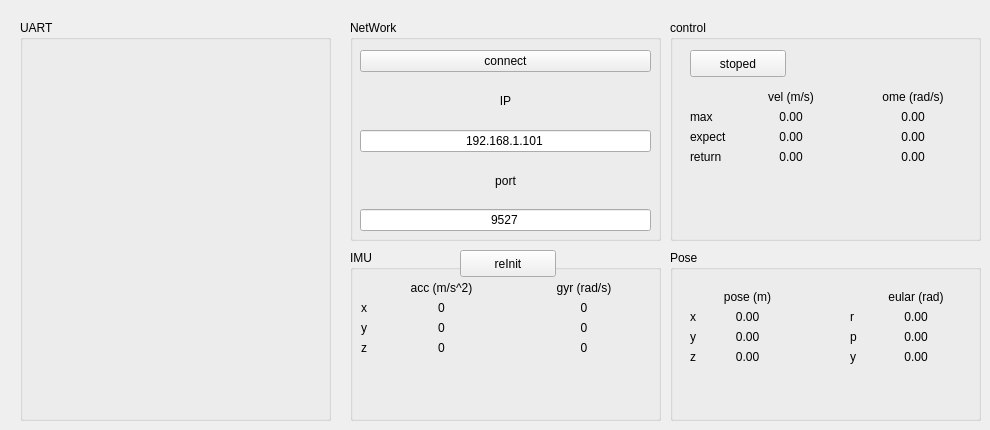
    <widget class="QWidget" name="tab_1">
     <attribute name="title">
      <string>设置</string>
     </attribute>
     <widget class="QGroupBox" name="gBx_imu">
      <property name="geometry">
       <rect>
        <x>350</x>
        <y>250</y>
        <width>311</width>
        <height>171</height>
       </rect>
      </property>
      <property name="title">
       <string>IMU</string>
      </property>
      <widget class="QWidget" name="form_3">
       <property name="geometry">
        <rect>
         <x>11</x>
         <y>31</y>
         <width>291</width>
         <height>134</height>
        </rect>
       </property>
       <layout class="QFormLayout" name="formLayout_3">
        <item row="2" column="0">
         <widget class="QLabel" name="lbl_9">
          <property name="text">
           <string>x</string>
          </property>
         </widget>
        </item>
        <item row="3" column="0">
         <widget class="QLabel" name="lbl_10">
          <property name="text">
           <string>y</string>
          </property>
         </widget>
        </item>
        <item row="4" column="0">
         <widget class="QLabel" name="lbl_11">
          <property name="text">
           <string>z</string>
          </property>
         </widget>
        </item>
        <item row="1" column="1">
         <layout class="QHBoxLayout" name="horizontalLayout_7">
          <item>
           <widget class="QLabel" name="lbl_acc">
            <property name="layoutDirection">
             <enum>Qt::RightToLeft</enum>
            </property>
            <property name="text">
             <string>acc (m/s^2)</string>
            </property>
            <property name="alignment">
             <set>Qt::AlignCenter</set>
            </property>
           </widget>
          </item>
          <item>
           <widget class="QLabel" name="lbl_gyr">
            <property name="styleSheet">
             <string notr="true"/>
            </property>
            <property name="text">
             <string>gyr (rad/s)</string>
            </property>
            <property name="alignment">
             <set>Qt::AlignCenter</set>
            </property>
           </widget>
          </item>
         </layout>
        </item>
        <item row="2" column="1">
         <layout class="QHBoxLayout" name="horizontalLayout_8">
          <item>
           <widget class="QLabel" name="lbl_acc_x">
            <property name="styleSheet">
             <string notr="true">rgb:(255, 0, 0);</string>
            </property>
            <property name="text">
             <string>0</string>
            </property>
            <property name="alignment">
             <set>Qt::AlignCenter</set>
            </property>
           </widget>
          </item>
          <item>
           <widget class="QLabel" name="lbl_gyr_x">
            <property name="styleSheet">
             <string notr="true">rgb:(255, 0, 0);</string>
            </property>
            <property name="text">
             <string>0</string>
            </property>
            <property name="alignment">
             <set>Qt::AlignCenter</set>
            </property>
           </widget>
          </item>
         </layout>
        </item>
        <item row="3" column="1">
         <layout class="QHBoxLayout" name="horizontalLayout_9">
          <item>
           <widget class="QLabel" name="lbl_acc_y">
            <property name="styleSheet">
             <string notr="true">rgb:(255, 0, 0);</string>
            </property>
            <property name="text">
             <string>0</string>
            </property>
            <property name="alignment">
             <set>Qt::AlignCenter</set>
            </property>
           </widget>
          </item>
          <item>
           <widget class="QLabel" name="lbl_gyr_y">
            <property name="styleSheet">
             <string notr="true">rgb:(255, 0, 0);</string>
            </property>
            <property name="text">
             <string>0</string>
            </property>
            <property name="alignment">
             <set>Qt::AlignCenter</set>
            </property>
           </widget>
          </item>
         </layout>
        </item>
        <item row="4" column="1">
         <layout class="QHBoxLayout" name="horizontalLayout_10">
          <item>
           <widget class="QLabel" name="lbl_acc_z">
            <property name="styleSheet">
             <string notr="true">rgb:(255, 0, 0);</string>
            </property>
            <property name="text">
             <string>0</string>
            </property>
            <property name="alignment">
             <set>Qt::AlignCenter</set>
            </property>
           </widget>
          </item>
          <item>
           <widget class="QLabel" name="lbl_gyr_z">
            <property name="styleSheet">
             <string notr="true">rgb:(255, 0, 0);</string>
            </property>
            <property name="text">
             <string>0</string>
            </property>
            <property name="alignment">
             <set>Qt::AlignCenter</set>
            </property>
           </widget>
          </item>
         </layout>
        </item>
       </layout>
      </widget>
      <widget class="QPushButton" name="pBtn_key_Init_IMU">
       <property name="geometry">
        <rect>
         <x>110</x>
         <y>0</y>
         <width>96</width>
         <height>27</height>
        </rect>
       </property>
       <property name="text">
        <string>reInit</string>
       </property>
       <property name="checkable">
        <bool>true</bool>
       </property>
      </widget>
     </widget>
     <widget class="QGroupBox" name="gBx_control">
      <property name="geometry">
       <rect>
        <x>670</x>
        <y>20</y>
        <width>311</width>
        <height>221</height>
       </rect>
      </property>
      <property name="title">
       <string>control</string>
      </property>
      <widget class="QPushButton" name="pBtn_key_control_open">
       <property name="geometry">
        <rect>
         <x>20</x>
         <y>30</y>
         <width>96</width>
         <height>27</height>
        </rect>
       </property>
       <property name="text">
        <string>stoped</string>
       </property>
       <property name="checkable">
        <bool>true</bool>
       </property>
      </widget>
      <widget class="QWidget" name="form">
       <property name="geometry">
        <rect>
         <x>20</x>
         <y>70</y>
         <width>281</width>
         <height>134</height>
        </rect>
       </property>
       <layout class="QFormLayout" name="formLayout">
        <item row="2" column="0">
         <widget class="QLabel" name="lbl_1">
          <property name="text">
           <string>max</string>
          </property>
         </widget>
        </item>
        <item row="3" column="0">
         <widget class="QLabel" name="lbl_2">
          <property name="text">
           <string>expect</string>
          </property>
         </widget>
        </item>
        <item row="4" column="0">
         <widget class="QLabel" name="lbl_3">
          <property name="text">
           <string>return</string>
          </property>
         </widget>
        </item>
        <item row="1" column="1">
         <layout class="QHBoxLayout" name="horizontalLayout_3">
          <item>
           <widget class="QLabel" name="lbl_velocity">
            <property name="styleSheet">
             <string notr="true"/>
            </property>
            <property name="text">
             <string>vel (m/s)</string>
            </property>
            <property name="alignment">
             <set>Qt::AlignCenter</set>
            </property>
           </widget>
          </item>
          <item>
           <widget class="QLabel" name="lbl_omega">
            <property name="layoutDirection">
             <enum>Qt::RightToLeft</enum>
            </property>
            <property name="text">
             <string>ome (rad/s)</string>
            </property>
            <property name="alignment">
             <set>Qt::AlignCenter</set>
            </property>
           </widget>
          </item>
         </layout>
        </item>
        <item row="2" column="1">
         <layout class="QHBoxLayout" name="horizontalLayout_4">
          <item>
           <widget class="QLabel" name="lbl_vel_max">
            <property name="styleSheet">
             <string notr="true">rgb:(255, 0, 0);</string>
            </property>
            <property name="text">
             <string>0.00</string>
            </property>
            <property name="alignment">
             <set>Qt::AlignCenter</set>
            </property>
           </widget>
          </item>
          <item>
           <widget class="QLabel" name="lbl_ome_max">
            <property name="styleSheet">
             <string notr="true">rgb:(255, 0, 0);</string>
            </property>
            <property name="text">
             <string>0.00</string>
            </property>
            <property name="alignment">
             <set>Qt::AlignCenter</set>
            </property>
           </widget>
          </item>
         </layout>
        </item>
        <item row="3" column="1">
         <layout class="QHBoxLayout" name="horizontalLayout_5">
          <item>
           <widget class="QLabel" name="lbl_vel_exp">
            <property name="styleSheet">
             <string notr="true">rgb:(255, 0, 0);</string>
            </property>
            <property name="text">
             <string>0.00</string>
            </property>
            <property name="alignment">
             <set>Qt::AlignCenter</set>
            </property>
           </widget>
          </item>
          <item>
           <widget class="QLabel" name="lbl_ome_exp">
            <property name="styleSheet">
             <string notr="true">rgb:(255, 0, 0);</string>
            </property>
            <property name="text">
             <string>0.00</string>
            </property>
            <property name="alignment">
             <set>Qt::AlignCenter</set>
            </property>
           </widget>
          </item>
         </layout>
        </item>
        <item row="4" column="1">
         <layout class="QHBoxLayout" name="horizontalLayout_6">
          <item>
           <widget class="QLabel" name="lbl_vel_ret">
            <property name="styleSheet">
             <string notr="true">rgb:(255, 0, 0);</string>
            </property>
            <property name="text">
             <string>0.00</string>
            </property>
            <property name="alignment">
             <set>Qt::AlignCenter</set>
            </property>
           </widget>
          </item>
          <item>
           <widget class="QLabel" name="lbl_ome_ret">
            <property name="styleSheet">
             <string notr="true">rgb:(255, 0, 0);</string>
            </property>
            <property name="text">
             <string>0.00</string>
            </property>
            <property name="alignment">
             <set>Qt::AlignCenter</set>
            </property>
           </widget>
          </item>
         </layout>
        </item>
       </layout>
      </widget>
     </widget>
     <widget class="QGroupBox" name="gBx_Pose">
      <property name="geometry">
       <rect>
        <x>670</x>
        <y>250</y>
        <width>311</width>
        <height>171</height>
       </rect>
      </property>
      <property name="title">
       <string>Pose</string>
      </property>
      <widget class="QWidget" name="form_5">
       <property name="geometry">
        <rect>
         <x>180</x>
         <y>40</y>
         <width>119</width>
         <height>126</height>
        </rect>
       </property>
       <layout class="QFormLayout" name="formLayout_5">
        <item row="2" column="0">
         <widget class="QLabel" name="lbl_15">
          <property name="text">
           <string>r</string>
          </property>
         </widget>
        </item>
        <item row="2" column="1">
         <widget class="QLabel" name="lbl_pose_r">
          <property name="styleSheet">
           <string notr="true">rgb:(255, 0, 0);</string>
          </property>
          <property name="text">
           <string>0.00</string>
          </property>
          <property name="alignment">
           <set>Qt::AlignCenter</set>
          </property>
         </widget>
        </item>
        <item row="3" column="0">
         <widget class="QLabel" name="lbl_16">
          <property name="text">
           <string>p</string>
          </property>
         </widget>
        </item>
        <item row="3" column="1">
         <widget class="QLabel" name="lbl_pose_p">
          <property name="styleSheet">
           <string notr="true">rgb:(255, 0, 0);</string>
          </property>
          <property name="text">
           <string>0.00</string>
          </property>
          <property name="alignment">
           <set>Qt::AlignCenter</set>
          </property>
         </widget>
        </item>
        <item row="4" column="0">
         <widget class="QLabel" name="lbl_17">
          <property name="text">
           <string>y</string>
          </property>
         </widget>
        </item>
        <item row="4" column="1">
         <widget class="QLabel" name="lbl_pose_h">
          <property name="styleSheet">
           <string notr="true">rgb:(255, 0, 0);</string>
          </property>
          <property name="text">
           <string>0.00</string>
          </property>
          <property name="alignment">
           <set>Qt::AlignCenter</set>
          </property>
         </widget>
        </item>
        <item row="1" column="1">
         <widget class="QLabel" name="lbl_euler">
          <property name="layoutDirection">
           <enum>Qt::RightToLeft</enum>
          </property>
          <property name="text">
           <string>eular (rad)</string>
          </property>
          <property name="alignment">
           <set>Qt::AlignCenter</set>
          </property>
         </widget>
        </item>
       </layout>
      </widget>
      <widget class="QWidget" name="form_6">
       <property name="geometry">
        <rect>
         <x>20</x>
         <y>40</y>
         <width>103</width>
         <height>126</height>
        </rect>
       </property>
       <layout class="QFormLayout" name="formLayout_7">
        <item row="2" column="0">
         <widget class="QLabel" name="lbl_21">
          <property name="text">
           <string>x</string>
          </property>
         </widget>
        </item>
        <item row="2" column="1">
         <widget class="QLabel" name="lbl_pose_x">
          <property name="styleSheet">
           <string notr="true">rgb:(255, 0, 0);</string>
          </property>
          <property name="text">
           <string>0.00</string>
          </property>
          <property name="alignment">
           <set>Qt::AlignCenter</set>
          </property>
         </widget>
        </item>
        <item row="3" column="0">
         <widget class="QLabel" name="lbl_22">
          <property name="text">
           <string>y</string>
          </property>
         </widget>
        </item>
        <item row="4" column="0">
         <widget class="QLabel" name="lbl_23">
          <property name="text">
           <string>z</string>
          </property>
         </widget>
        </item>
        <item row="4" column="1">
         <widget class="QLabel" name="lbl_pose_z">
          <property name="styleSheet">
           <string notr="true">rgb:(255, 0, 0);</string>
          </property>
          <property name="text">
           <string>0.00</string>
          </property>
          <property name="alignment">
           <set>Qt::AlignCenter</set>
          </property>
         </widget>
        </item>
        <item row="1" column="1">
         <widget class="QLabel" name="lbl_pose">
          <property name="layoutDirection">
           <enum>Qt::RightToLeft</enum>
          </property>
          <property name="text">
           <string>pose (m)</string>
          </property>
          <property name="alignment">
           <set>Qt::AlignCenter</set>
          </property>
         </widget>
        </item>
        <item row="3" column="1">
         <widget class="QLabel" name="lbl_pose_y">
          <property name="styleSheet">
           <string notr="true">rgb:(255, 85, 0)</string>
          </property>
          <property name="text">
           <string>0.00</string>
          </property>
          <property name="alignment">
           <set>Qt::AlignCenter</set>
          </property>
         </widget>
        </item>
       </layout>
      </widget>
     </widget>
     <widget class="QGroupBox" name="groupBox">
      <property name="geometry">
       <rect>
        <x>350</x>
        <y>20</y>
        <width>311</width>
        <height>221</height>
       </rect>
      </property>
      <property name="title">
       <string>NetWork</string>
      </property>
      <widget class="QWidget" name="verticalLayoutWidget">
       <property name="geometry">
        <rect>
         <x>10</x>
         <y>30</y>
         <width>291</width>
         <height>181</height>
        </rect>
       </property>
       <layout class="QVBoxLayout" name="verticalLayout">
        <item>
         <widget class="QPushButton" name="pBtn_start2connect">
          <property name="sizePolicy">
           <sizepolicy hsizetype="Minimum" vsizetype="Fixed">
            <horstretch>0</horstretch>
            <verstretch>0</verstretch>
           </sizepolicy>
          </property>
          <property name="text">
           <string>connect</string>
          </property>
          <property name="checkable">
           <bool>true</bool>
          </property>
         </widget>
        </item>
        <item>
         <widget class="QLabel" name="lbl_7">
          <property name="text">
           <string>IP</string>
          </property>
          <property name="alignment">
           <set>Qt::AlignCenter</set>
          </property>
         </widget>
        </item>
        <item>
         <widget class="QLineEdit" name="lEdit_ip">
          <property name="text">
           <string>192.168.1.101</string>
          </property>
          <property name="alignment">
           <set>Qt::AlignCenter</set>
          </property>
         </widget>
        </item>
        <item>
         <widget class="QLabel" name="lbl_8">
          <property name="text">
           <string>port</string>
          </property>
          <property name="alignment">
           <set>Qt::AlignCenter</set>
          </property>
         </widget>
        </item>
        <item>
         <widget class="QLineEdit" name="lEdit_port">
          <property name="text">
           <string>9527</string>
          </property>
          <property name="alignment">
           <set>Qt::AlignCenter</set>
          </property>
         </widget>
        </item>
       </layout>
      </widget>
     </widget>
     <widget class="QGroupBox" name="groupBox_2">
      <property name="geometry">
       <rect>
        <x>20</x>
        <y>20</y>
        <width>311</width>
        <height>401</height>
       </rect>
      </property>
      <property name="title">
       <string>UART</string>
      </property>
     </widget>
    </widget>
